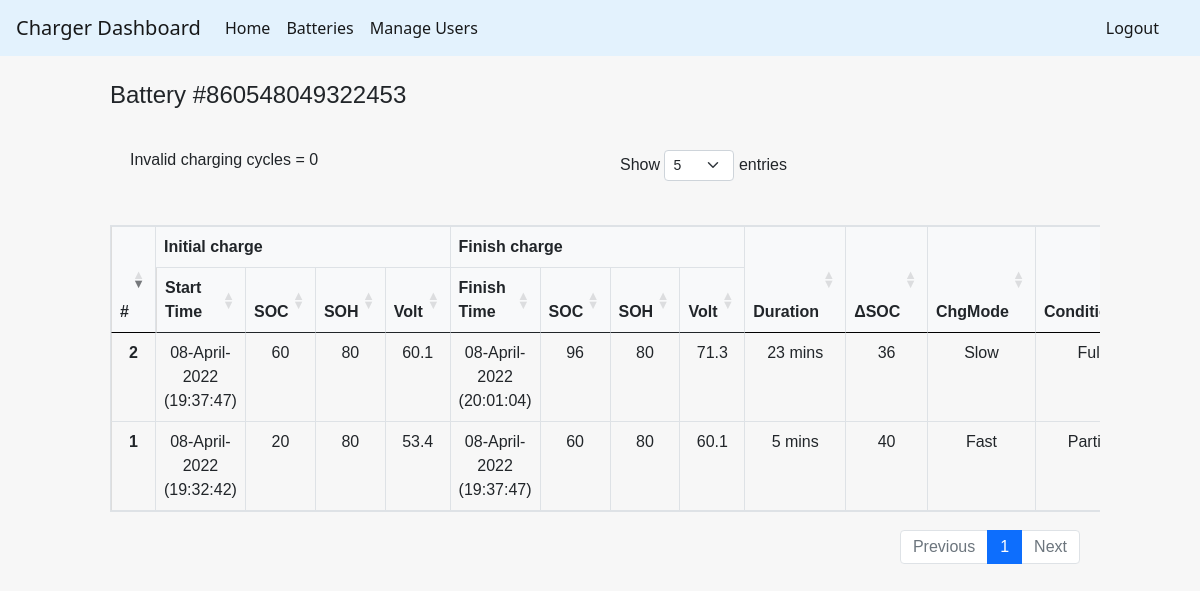
Page /connectedBatteries/860548049322453 (signed in) on the committed database.
### tables this page shows
CREATE TABLE charger_s1 (
    id integer primary key autoincrement,
    productId INTEGER,
    Status INTEGER,
    SN TEXT,
    Time TEXT,
    SoC INTEGER,
    SoH INTEGER,
    Volt REAL
    , chargeMode INTEGER);

### flaskWebsite.py (the view, shortened to what this page needs)
@app.route('/connectedBatteries/<battSN>')
def batteryList(battSN):
    if "username" in session:
        con = sqlite3.connect(dbName)
        cur = con.cursor()
        table_list = [a for a in cur.execute("SELECT name FROM sqlite_master WHERE type = 'table'")]
        batteryName = "Battery #" + str(battSN)
        lenIndex = [ [0] for i in range(2)]
        cur.execute("SELECT * FROM charger_s1 WHERE SN = ?", (battSN,))
        lenIndex[0] = len(cur.fetchall())
        cur.execute("SELECT * FROM charger_s2 WHERE SN = ?", (battSN,))
        lenIndex[1] = len(cur.fetchall())
        s1data = [ dict() for i in range(lenIndex[0]+1)]
        s2data = [ dict() for i in range(lenIndex[1]+1)]
        battData = [ dict() for i in range(lenIndex[0]+lenIndex[1])]
        loopCount = 0
        for row in cur.execute("SELECT * FROM charger_s1 WHERE SN = ?", (battSN,)):
            s1data[loopCount]['stat'] = row[2]
            s1data[loopCount]['time'] = row[4]
            s1data[loopCount]['soc'] = row[5]
            s1data[loopCount]['soh'] = row[6]
            s1data[loopCount]['volt'] = row[7]
            s1data[loopCount]['chargeMode'] = row[8]
            loopCount += 1
        loopCount = 0
        for row in cur.execute("SELECT * FROM charger_s2 WHERE SN = ?", (battSN,)):
            s2data[loopCount]['stat'] = row[2]
            s2data[loopCount]['time'] = row[4]
            s2data[loopCount]['soc'] = row[5]
            s2data[loopCount]['soh'] = row[6]
            s2data[loopCount]['volt'] = row[7]
            s2data[loopCount]['chargeMode'] = row[8]
            loopCount += 1
        validChargingCycle = 0
        invalidChargingCycle = 0
        for i in range(lenIndex[0]):
            exit = 0
            space = 1
            if s1data[i]['stat'] == 1:
                if s1data[i+1]['stat'] == 1:
                    chargeCondition = 'Partial'
                elif s1data[i+1]['stat'] == 2:
                    chargeCondition = 'Full'
                else:
                    invalidChargingCycle+=1
                    continue
                battData[validChargingCycle]['condition'] = chargeCondition
                battData[validChargingCycle]['init_soc']  = s1data[i]['soc']
                battData[validChargingCycle]['init_soh']  = s1data[i]['soh']
                battData[validChargingCycle]['init_volt'] = s1data[i]['volt']
                battData[validChargingCycle]['init_time'] = s1data[i]['time']
                battData[validChargingCycle]['chg_mode']  = s1data[i]['chargeMode']
                battData[validChargingCycle]['fin_soc']   = s1data[i+space]['soc']
                battData[validChargingCycle]['fin_soh']   = s1data[i+space]['soh']
                battData[validChargingCycle]['fin_volt']  = s1data[i+space]['volt']
                battData[validChargingCycle]['fin_time']  = s1data[i+space]['time']
                validChargingCycle += 1
        for i in range(validChargingCycle):
            battData[i]['delta_soc'] = battData[i]['fin_soc'] - battData[i]['init_soc']
            dateStart = datetime.strptime(battData[i]['init_time'], '%y/%m/%d,%H:%M:%S')
            dateFinish = datetime.strptime(battData[i]['fin_time'], '%y/%m/%d,%H:%M:%S')
            duration = (dateFinish - dateStart).total_seconds()
            if (duration < 3600):
                durationString = "{:.0f} mins".format((duration % 3600) / 60)
            else:
                durationString = "{} hrs {:.0f} mins".format(math.floor(duration / 3600), (duration % 3600) / 60)
            battData[i]['delta_time'] = durationString
            battData[i]['init_time'] = dateStart.strftime("%d-%B-%Y (%H:%M:%S)")
            battData[i]['fin_time'] = dateFinish.strftime("%d-%B-%Y (%H:%M:%S)")
        cur.close()
        con.close()
        return render_template('displayOneBattery.html', lenValid=validChargingCycle, lenInvalid=invalidChargingCycle, batt_data=battData, batt_sn=battSN)
    else:
        return redirect(url_for('login'))

### templates/displayOneBattery.html (shortened to what this page needs)
{% extends "base.html" %}
{% block styles %}
<link rel= "stylesheet" type= "text/css" href= "{{ url_for('static',filename='styles/main.css') }}">
<link rel= "stylesheet" type= "text/css" href= "{{ url_for('static',filename='styles/addon_displayOneBattery.css') }}">
{% endblock %}
{% block content %}
<div class="container-fluid">
    <div class="row" style="margin-top: 15px; margin-bottom:0; padding-bottom:0; margin-left:0">
        <h4 style="margin:0; padding:0">Battery #{{ batt_sn }}</h4>
    </div>
    <div class="row" style="margin:0; padding:0">
        <div class="table-responsive" style="margin:0; padding:0">
            <table id="batt" class="table table-bordered">
                <thead style="background-color: #f8f9fa">
                    <tr>
                        <th scope="col" rowspan = "2" style="border-bottom: 1px solid #000000;">#</th>
                        <th scope="col" colspan = "4">Initial charge</th>
                        <th scope="col" colspan = "4">Finish charge</th>
                        <th scope="col" rowspan = "2" style="border-bottom: 1px solid #000000;">Duration</th>
                        <th scope="col" rowspan = "2" style="border-bottom: 1px solid #000000;">ΔSOC</th>
                        <th scope="col" rowspan = "2" style="border-bottom: 1px solid #000000;">ChgMode</th>
                        <th scope="col" rowspan = "2" style="border-bottom: 1px solid #000000;">Condition</th>
                    </tr>
                    <tr>
                        <th scope="col">Start Time</th>
                        <th scope="col">SOC</th>
                        <th scope="col">SOH</th>
                        <th scope="col">Volt</th>
                        <th scope="col">Finish Time</th>
                        <th scope="col">SOC</th>
                        <th scope="col">SOH</th>
                        <th scope="col">Volt</th>
                    </tr>
                </thead>
                <tbody>
                    {% for x in range (0,lenValid) %}
                    <tr>
                        <th scope="row"> {{ x + 1 }}</th>
                        <td>{{ batt_data[x]['init_time'] }}</td>
                        <td>{{ batt_data[x]['init_soc'] }}</td>
                        <td>{{ batt_data[x]['init_soh'] }}</td>
                        <td>{{ batt_data[x]['init_volt'] }}</td>
                        <td>{{ batt_data[x]['fin_time'] }}</td>
                        <td>{{ batt_data[x]['fin_soc'] }}</td>
                        <td>{{ batt_data[x]['fin_soh'] }}</td>
                        <td>{{ batt_data[x]['fin_volt'] }}</td>
                        <td>{{ batt_data[x]['delta_time'] }}</td>
                        <td>{{ batt_data[x]['delta_soc'] }}</td>
                        <td>
                            {% if batt_data[x]['chg_mode'] == 0 %}
                                Slow
                            {% else %}
                                Fast
                            {% endif %}
                        </td>
                        <td>{{ batt_data[x]['condition'] }}</td>
                    </tr>
                    {% endfor %}
                </tbody>
            </table>
        </div>
    </div>
</div>
{% endblock %}

### templates/base.html (shortened to what this page needs)
<!doctype html>
<html>
<head>
    <link href='https://unpkg.com/boxicons@2.1.2/css/boxicons.min.css' rel='stylesheet'>
    <link rel="stylesheet" href="https://cdn.jsdelivr.net/npm/bootstrap@4.3.1/dist/css/bootstrap.min.css"
>
    <link href="https://cdn.jsdelivr.net/npm/bootstrap@5.0.1/dist/css/bootstrap.min.css" rel="stylesheet"
>
    <link rel="stylesheet" type="text/css" href="https://cdn.datatables.net/1.10.25/css/dataTables.bootstrap5.css">
    {% block styles %}{% endblock %}
</head>
<body>
    {% if session['username']|length %}
    <nav class="navbar navbar-expand-lg navbar-light" style="background-color: #e3f2fd;">
        <a class="navbar-brand" href="/home">Charger Dashboard</a>
        <div class="collapse navbar-collapse" id="navbarSupportedContent">
            <ul class="navbar-nav mr-auto">
                <li class="nav-item active">
                    <a class="nav-link" href="/home">Home <span class="sr-only">(current)</span></a>
                </li>
                <li class="nav-item active">
                    <a class="nav-link" href="/batteries">Batteries</a>
                </li>
                <li class="nav-item active">
                    <a class="nav-link" href="/manage-users">Manage Users</a>
                </li>
            </ul>
            <span class="navbar-text">
                <a class="nav-link" href="/logout" style="padding:0 25px">Logout</a>
            </span>
        </div>
    </nav>
    {% endif %}
    {% block content %}
    {% endblock %}
</body>
</html>

### static/styles/main.css (style rules this page uses)
body { background-color: #f7f7f7; }
.container-fluid { padding: 0 100px; font-family: 'Quicksand', sans-serif; font-size: 16px; }

### static/styles/addon_displayOneBattery.css (style rules this page uses)
body { margin: 0; }
.container-fluid div { padding: 10px; }
.table-bordered { text-align: center; }
th { border-top: 1px solid #dddddd; border-bottom: 1px solid #dddddd; border-right: 1px solid #dddddd; }
th:first-child { border-left: 1px solid #dddddd; }

### rows in the picture
charger_s1: Volt "53.4"
charger_s1: Volt "60.1", Volt "60.1"
charger_s1: Volt "71.3"

### other values in the picture
{{ batt_sn }} "860548049322453"
{{ x + 1 }} "1" "2"
{{ batt_data[x]['init_time'] }} "08-April-2022 (19:32:42)" "08-April-2022 (19:37:47)"
{{ batt_data[x]['init_soc'] }} "20" "60"
{{ batt_data[x]['init_soh'] }} "80" "80"
{{ batt_data[x]['fin_time'] }} "08-April-2022 (19:37:47)" "08-April-2022 (20:01:04)"
{{ batt_data[x]['fin_soc'] }} "60" "96"
{{ batt_data[x]['fin_soh'] }} "80" "80"
{{ batt_data[x]['delta_time'] }} "5 mins" "23 mins"
{{ batt_data[x]['delta_soc'] }} "40" "36"
